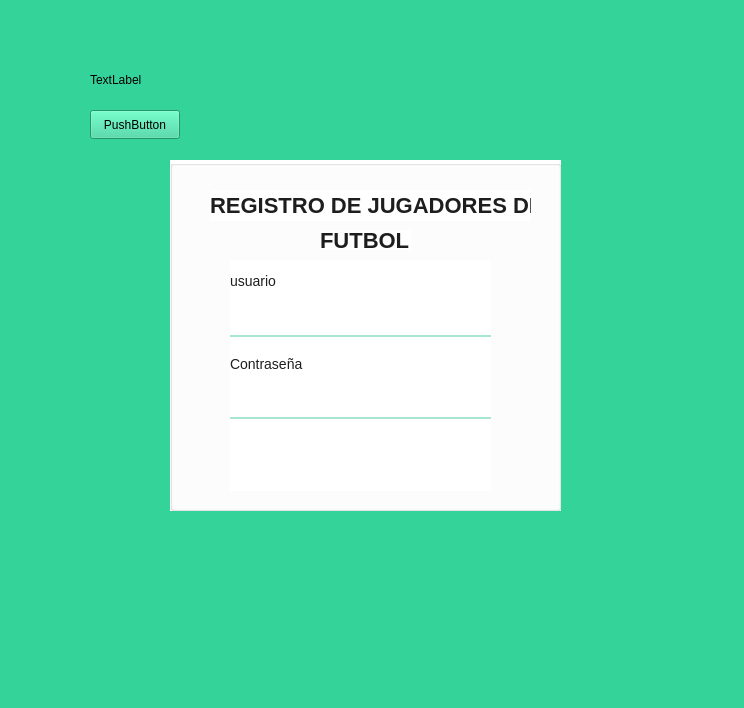
<?xml version="1.0" encoding="UTF-8"?>
<ui version="4.0">
 <class>MainWindow</class>
 <widget class="QMainWindow" name="MainWindow">
  <property name="geometry">
   <rect>
    <x>0</x>
    <y>0</y>
    <width>744</width>
    <height>708</height>
   </rect>
  </property>
  <property name="windowTitle">
   <string>MainWindow</string>
  </property>
  <property name="styleSheet">
   <string notr="true">QWidget {
    background-color: #34D399;
}
QWidget {
    background-image: url(&quot;balon.png&quot;);
    background-repeat: no-repeat;
    background-position: center;
}
QMainWindow {
    background-image: url(&quot;balones.png&quot;);
    background-repeat: no-repeat;
    background-position: center;
    background-attachment: fixed;
}

</string>
  </property>
  <widget class="QWidget" name="centralwidget">
   <widget class="QGroupBox" name="groupBox">
    <property name="geometry">
     <rect>
      <x>170</x>
      <y>160</y>
      <width>391</width>
      <height>351</height>
     </rect>
    </property>
    <property name="styleSheet">
     <string notr="true">QWidget {
    background-color: #FFFFFF;
}</string>
    </property>
    <property name="title">
     <string/>
    </property>
    <widget class="QLabel" name="label_3">
     <property name="geometry">
      <rect>
       <x>40</x>
       <y>30</y>
       <width>321</width>
       <height>31</height>
      </rect>
     </property>
     <property name="styleSheet">
      <string notr="true">color: #1E1E1E;
font-size: 22px;
font-weight: bold;
</string>
     </property>
     <property name="text">
      <string>REGISTRO DE JUGADORES DE</string>
     </property>
    </widget>
    <widget class="QLabel" name="label_4">
     <property name="geometry">
      <rect>
       <x>150</x>
       <y>70</y>
       <width>91</width>
       <height>20</height>
      </rect>
     </property>
     <property name="styleSheet">
      <string notr="true">color: #1E1E1E;
font-size: 22px;
font-weight: bold;
</string>
     </property>
     <property name="text">
      <string>FUTBOL</string>
     </property>
    </widget>
    <widget class="QWidget" name="layoutWidget">
     <property name="geometry">
      <rect>
       <x>60</x>
       <y>100</y>
       <width>261</width>
       <height>231</height>
      </rect>
     </property>
     <layout class="QVBoxLayout" name="verticalLayout">
      <item>
       <widget class="QLabel" name="label">
        <property name="styleSheet">
         <string notr="true">QLabel {
    color: #1E1E1E;
    font-size: 14px;
}</string>
        </property>
        <property name="text">
         <string>usuario</string>
        </property>
       </widget>
      </item>
      <item>
       <widget class="QLineEdit" name="lineEdit_2">
        <property name="styleSheet">
         <string notr="true">QLineEdit {
    border: none;
    border-bottom: 2px solid #A8E6CF;
    font-size: 13px;
    padding: 5px;
    color: #1E1E1E;
    background: transparent;
}
</string>
        </property>
       </widget>
      </item>
      <item>
       <widget class="QLabel" name="label_2">
        <property name="styleSheet">
         <string notr="true">QLabel {
    color: #1E1E1E;
    font-size: 14px;
}</string>
        </property>
        <property name="text">
         <string>Contraseña</string>
        </property>
       </widget>
      </item>
      <item>
       <widget class="QLineEdit" name="lineEdit">
        <property name="styleSheet">
         <string notr="true">QLineEdit {
    border: none;
    border-bottom: 2px solid #A8E6CF;
    font-size: 13px;
    padding: 5px;
    color: #1E1E1E;
    background: transparent;
}
</string>
        </property>
        <property name="echoMode">
         <enum>QLineEdit::EchoMode::Password</enum>
        </property>
       </widget>
      </item>
      <item>
       <widget class="QPushButton" name="pushButton">
        <property name="styleSheet">
         <string notr="true">
QPushButton {
    background-color: qlineargradient(spread:pad, x1:0, y1:0, x2:1, y2:0,
                                      stop:0 #6EE7B7, stop:1 #34D399);
    color: white;
    border-radius: 5px;
    height: 30px;
    font-weight: bold;
}

QPushButton:hover {
    background-color: #34D399;
}</string>
        </property>
        <property name="text">
         <string>INGRESAR</string>
        </property>
       </widget>
      </item>
      <item>
       <widget class="QPushButton" name="pushButton_2">
        <property name="styleSheet">
         <string notr="true">
QPushButton {
    background-color: qlineargradient(spread:pad, x1:0, y1:0, x2:1, y2:0,
                                      stop:0 #6EE7B7, stop:1 #34D399);
    color: white;
    border-radius: 5px;
    height: 30px;
    font-weight: bold;
}

QPushButton:hover {
    background-color: #34D389;
}</string>
        </property>
        <property name="text">
         <string>REGISTRARSE</string>
        </property>
       </widget>
      </item>
     </layout>
    </widget>
   </widget>
   <widget class="QLabel" name="label_5">
    <property name="geometry">
     <rect>
      <x>70</x>
      <y>20</y>
      <width>63</width>
      <height>20</height>
     </rect>
    </property>
    <property name="text">
     <string/>
    </property>
   </widget>
   <widget class="QPushButton" name="pushButton_3">
    <property name="geometry">
     <rect>
      <x>90</x>
      <y>110</y>
      <width>90</width>
      <height>29</height>
     </rect>
    </property>
    <property name="styleSheet">
     <string notr="true">QPushButton {
    border-image: url(&quot;balon.png&quot;);
}
</string>
    </property>
    <property name="text">
     <string>PushButton</string>
    </property>
   </widget>
   <widget class="QLabel" name="label_6">
    <property name="geometry">
     <rect>
      <x>90</x>
      <y>70</y>
      <width>63</width>
      <height>20</height>
     </rect>
    </property>
    <property name="text">
     <string>TextLabel</string>
    </property>
   </widget>
  </widget>
  <widget class="QMenuBar" name="menubar">
   <property name="geometry">
    <rect>
     <x>0</x>
     <y>0</y>
     <width>744</width>
     <height>25</height>
    </rect>
   </property>
  </widget>
  <widget class="QStatusBar" name="statusbar"/>
 </widget>
 <resources/>
 <connections/>
</ui>
